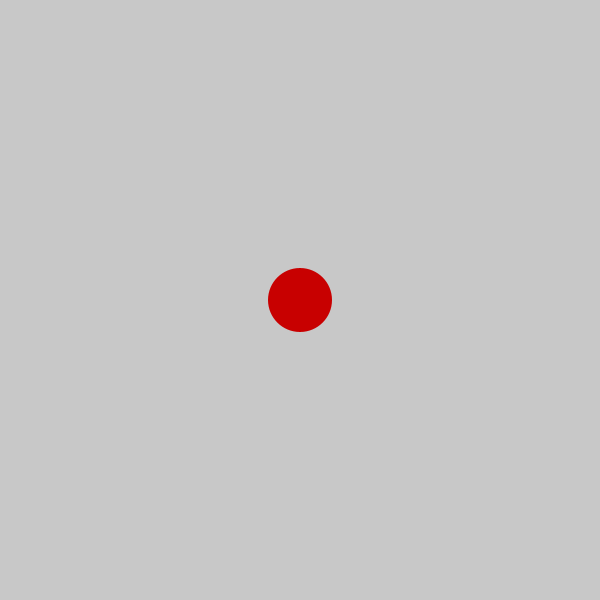
Frame 1 (no input)
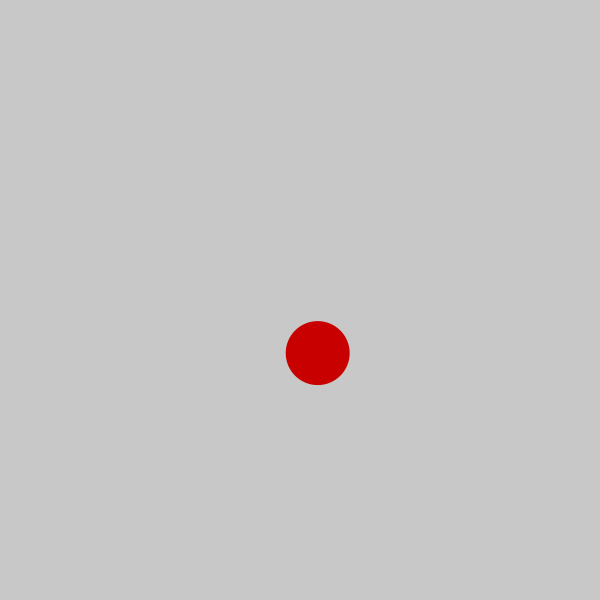
Frame 60 (the mouse pressed at the canvas centre just before this capture)
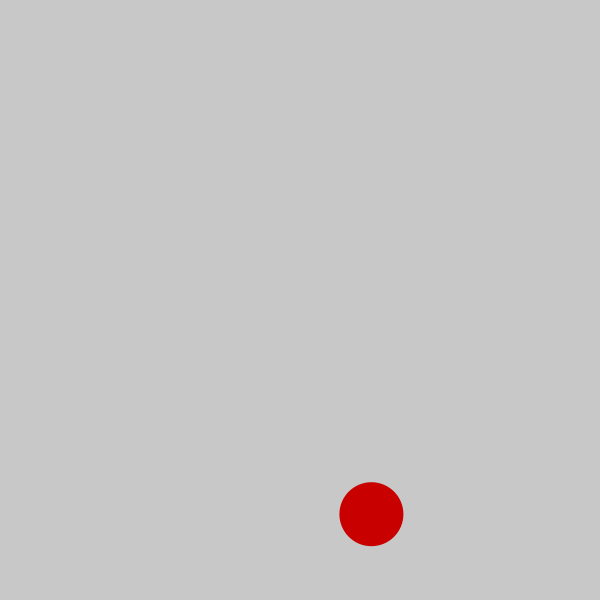
Frame 120 (the mouse held since frame 60 and released just before this capture)

The Processing sketch that drew these frames (run headless with seeded random() and noise(); from frame 60 on, the mouse is pressed at the canvas centre):

// Processing sketch: Dot_07_acc_2
// ── Dot_07_acc_2.pde
dot p;

void setup() {
  size(600, 600);
  smooth();
  frameRate(24);
  
  p = new dot(300,300, 64, color(200, 0, 0));
}

void draw(){
  background(200);
  p.display();
}

void keyPressed(){
  if(key == ' '){
    p.cambia();
  }
  
  if(key == 'd'){
    p.dx();
  }
  
  if(key == 's'){
    p.sx();
  }
  
  
}

// ── dot.pde
class dot {
  // lista di variabili
  PVector loc; // dove
  PVector vel; // velocita
  
  PVector acc; // accellerazione
  float vMax; // velocitá massima
  
  float w;
  color c;
  

  dot(float _x, float _y, float _w, color _c) {

    // le stesse variabili in un vettore
    loc = new PVector(_x, _y);
    vel = new PVector(0, 0);
    acc = new PVector(0.01,0.03);

    w = _w;
    c = _c;
    
    vMax = 15;
  }

  void display() {
    fill(c);
    noStroke();
    ellipse(loc.x, loc.y, w, w);

    vel.add(acc); // accellera
    vel.limit(vMax); // limite di velocita
    loc.add(vel);

    // non uscire
    if (loc.x > width) {
      loc.x = 0;
    } else if (loc.x < 0) {
      loc.x = width;
    }
 
    if (loc.y > height) {
      loc.y = 0;
    } else if (loc.y < 0) {
      loc.y = height;
    }
    
    
  }
  
  void cambia(){
    acc.mult(-1); // moltiplica x -1
  }
  
  void dx(){
    vel.x = vel.x*-1;
  }
  
  void sx(){
    vel.y = vel.y*-1;
  }
  
  
}
